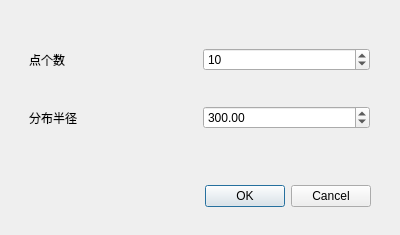
<?xml version="1.0" encoding="UTF-8"?>
<ui version="4.0">
 <class>GenDialog</class>
 <widget class="QDialog" name="GenDialog">
  <property name="geometry">
   <rect>
    <x>0</x>
    <y>0</y>
    <width>400</width>
    <height>235</height>
   </rect>
  </property>
  <property name="windowTitle">
   <string>Generate Random Data</string>
  </property>
  <widget class="QDialogButtonBox" name="buttonBox">
   <property name="geometry">
    <rect>
     <x>30</x>
     <y>180</y>
     <width>341</width>
     <height>32</height>
    </rect>
   </property>
   <property name="orientation">
    <enum>Qt::Horizontal</enum>
   </property>
   <property name="standardButtons">
    <set>QDialogButtonBox::Cancel|QDialogButtonBox::Ok</set>
   </property>
  </widget>
  <widget class="QWidget" name="gridLayoutWidget">
   <property name="geometry">
    <rect>
     <x>29</x>
     <y>19</y>
     <width>341</width>
     <height>141</height>
    </rect>
   </property>
   <layout class="QGridLayout" name="gridLayout">
    <item row="0" column="0">
     <widget class="QLabel" name="label_2">
      <property name="text">
       <string>点个数</string>
      </property>
     </widget>
    </item>
    <item row="1" column="0">
     <widget class="QLabel" name="label">
      <property name="text">
       <string>分布半径</string>
      </property>
     </widget>
    </item>
    <item row="0" column="1">
     <widget class="QSpinBox" name="numBox">
      <property name="minimum">
       <number>1</number>
      </property>
      <property name="maximum">
       <number>1000</number>
      </property>
      <property name="value">
       <number>10</number>
      </property>
     </widget>
    </item>
    <item row="1" column="1">
     <widget class="QDoubleSpinBox" name="rangeBox">
      <property name="minimum">
       <double>0.100000000000000</double>
      </property>
      <property name="maximum">
       <double>9999.000000000000000</double>
      </property>
      <property name="singleStep">
       <double>1.000000000000000</double>
      </property>
      <property name="value">
       <double>300.000000000000000</double>
      </property>
     </widget>
    </item>
   </layout>
  </widget>
 </widget>
 <resources/>
 <connections>
  <connection>
   <sender>buttonBox</sender>
   <signal>accepted()</signal>
   <receiver>GenDialog</receiver>
   <slot>accept()</slot>
   <hints>
    <hint type="sourcelabel">
     <x>248</x>
     <y>254</y>
    </hint>
    <hint type="destinationlabel">
     <x>157</x>
     <y>274</y>
    </hint>
   </hints>
  </connection>
  <connection>
   <sender>buttonBox</sender>
   <signal>rejected()</signal>
   <receiver>GenDialog</receiver>
   <slot>reject()</slot>
   <hints>
    <hint type="sourcelabel">
     <x>316</x>
     <y>260</y>
    </hint>
    <hint type="destinationlabel">
     <x>286</x>
     <y>274</y>
    </hint>
   </hints>
  </connection>
 </connections>
</ui>
